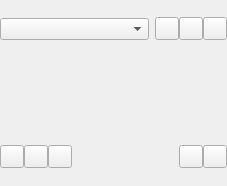
<?xml version="1.0" encoding="UTF-8"?>
<ui version="4.0">
 <class>color_widgets::ColorPaletteWidget</class>
 <widget class="QWidget" name="color_widgets::ColorPaletteWidget">
  <property name="geometry">
   <rect>
    <x>0</x>
    <y>0</y>
    <width>227</width>
    <height>186</height>
   </rect>
  </property>
  <layout class="QVBoxLayout" name="verticalLayout">
   <property name="leftMargin">
    <number>0</number>
   </property>
   <property name="topMargin">
    <number>0</number>
   </property>
   <property name="rightMargin">
    <number>0</number>
   </property>
   <property name="bottomMargin">
    <number>0</number>
   </property>
   <item>
    <layout class="QHBoxLayout" name="horizontalLayout_3">
     <item>
      <widget class="QComboBox" name="palette_list">
       <property name="sizePolicy">
        <sizepolicy hsizetype="Expanding" vsizetype="Fixed">
         <horstretch>0</horstretch>
         <verstretch>0</verstretch>
        </sizepolicy>
       </property>
      </widget>
     </item>
     <item>
      <widget class="QWidget" name="group_edit_list" native="true">
       <layout class="QHBoxLayout" name="horizontalLayout_2">
        <property name="spacing">
         <number>0</number>
        </property>
        <property name="leftMargin">
         <number>0</number>
        </property>
        <property name="topMargin">
         <number>0</number>
        </property>
        <property name="rightMargin">
         <number>0</number>
        </property>
        <property name="bottomMargin">
         <number>0</number>
        </property>
        <item>
         <widget class="QToolButton" name="button_palette_open">
          <property name="toolTip">
           <string>Open a new palette from file</string>
          </property>
          <property name="icon">
           <iconset theme="document-open">
            <normaloff>.</normaloff>.</iconset>
          </property>
         </widget>
        </item>
        <item>
         <widget class="QToolButton" name="button_palette_new">
          <property name="toolTip">
           <string>Create a new palette</string>
          </property>
          <property name="icon">
           <iconset theme="document-new">
            <normaloff>.</normaloff>.</iconset>
          </property>
         </widget>
        </item>
        <item>
         <widget class="QToolButton" name="button_palette_duplicate">
          <property name="toolTip">
           <string>Duplicate the current palette</string>
          </property>
          <property name="icon">
           <iconset theme="edit-copy">
            <normaloff>.</normaloff>.</iconset>
          </property>
         </widget>
        </item>
       </layout>
      </widget>
     </item>
    </layout>
   </item>
   <item>
    <widget class="color_widgets::Swatch" name="swatch" native="true"/>
   </item>
   <item>
    <widget class="QWidget" name="group_edit_palette" native="true">
     <layout class="QHBoxLayout" name="horizontalLayout">
      <property name="spacing">
       <number>0</number>
      </property>
      <property name="leftMargin">
       <number>0</number>
      </property>
      <property name="topMargin">
       <number>0</number>
      </property>
      <property name="rightMargin">
       <number>0</number>
      </property>
      <property name="bottomMargin">
       <number>0</number>
      </property>
      <item>
       <widget class="QToolButton" name="button_palette_delete">
        <property name="toolTip">
         <string>Delete the current palette</string>
        </property>
        <property name="icon">
         <iconset theme="document-close">
          <normaloff>.</normaloff>.</iconset>
        </property>
       </widget>
      </item>
      <item>
       <widget class="QToolButton" name="button_palette_revert">
        <property name="toolTip">
         <string>Revert changes to the current palette</string>
        </property>
        <property name="icon">
         <iconset theme="document-revert">
          <normaloff>.</normaloff>.</iconset>
        </property>
       </widget>
      </item>
      <item>
       <widget class="QToolButton" name="button_palette_save">
        <property name="toolTip">
         <string>Save changes to the current palette</string>
        </property>
        <property name="icon">
         <iconset theme="document-save">
          <normaloff>.</normaloff>.</iconset>
        </property>
       </widget>
      </item>
      <item>
       <spacer name="horizontalSpacer">
        <property name="orientation">
         <enum>Qt::Horizontal</enum>
        </property>
        <property name="sizeHint" stdset="0">
         <size>
          <width>40</width>
          <height>20</height>
         </size>
        </property>
       </spacer>
      </item>
      <item>
       <widget class="QToolButton" name="button_color_add">
        <property name="toolTip">
         <string>Add a color to the palette</string>
        </property>
        <property name="icon">
         <iconset theme="list-add">
          <normaloff>.</normaloff>.</iconset>
        </property>
       </widget>
      </item>
      <item>
       <widget class="QToolButton" name="button_color_remove">
        <property name="toolTip">
         <string>Remove the selected color from the palette</string>
        </property>
        <property name="icon">
         <iconset theme="list-remove">
          <normaloff>.</normaloff>.</iconset>
        </property>
       </widget>
      </item>
     </layout>
    </widget>
   </item>
  </layout>
 </widget>
 <customwidgets>
  <customwidget>
   <class>color_widgets::Swatch</class>
   <extends>QWidget</extends>
   <header>swatch.hpp</header>
  </customwidget>
 </customwidgets>
 <resources/>
 <connections/>
</ui>
